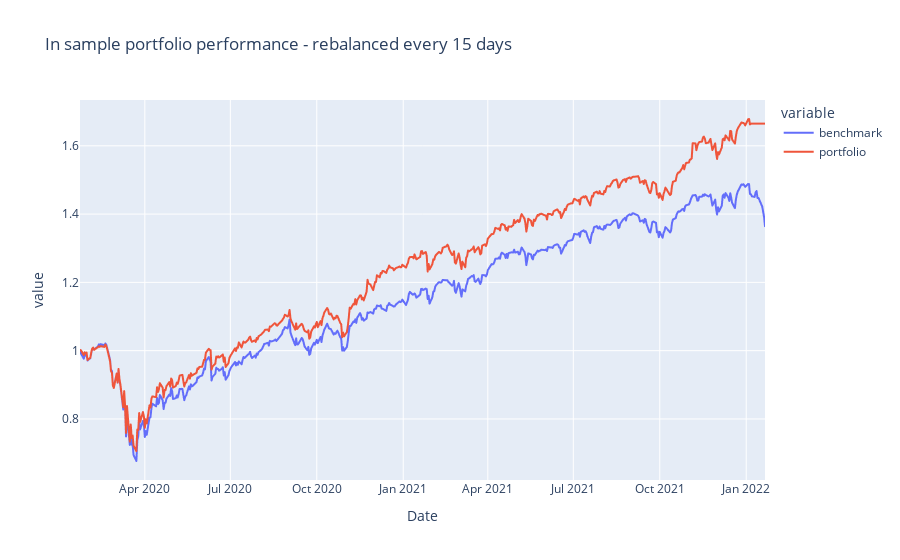

The code cell stored with this chart in its notebook:
### Code cell
Pf.rebalance = 15
Pf.cluster = True
Pf.gamma = 0.6
Pf.optimize()
Pf.plot_perf()

### Figure 1 — Plotly figure (JSON) as saved in the notebook; plotly's stock layout.template omitted (floating-point values rounded to 4 significant figures; data arrays with more than 128 entries replaced by an {"elided": "..."} marker saying what was removed)
{"data": [{"hovertemplate": "variable=benchmark<br>Date=%{x}<br>value=%{y}<extra></extra>", "legendgroup": "benchmark", "line": {"color": "#636efa", "dash": "solid"}, "marker": {"symbol": "circle"}, "mode": "lines", "name": "benchmark", "showlegend": true, "x": {"elided": "505 str values"}, "xaxis": "x", "y": {"elided": "505 float values"}, "yaxis": "y", "type": "scattergl"}, {"hovertemplate": "variable=portfolio<br>Date=%{x}<br>value=%{y}<extra></extra>", "legendgroup": "portfolio", "line": {"color": "#EF553B", "dash": "solid"}, "marker": {"symbol": "circle"}, "mode": "lines", "name": "portfolio", "showlegend": true, "x": {"elided": "505 str values"}, "xaxis": "x", "y": {"elided": "505 float values"}, "yaxis": "y", "type": "scattergl"}], "layout": {"xaxis": {"anchor": "y", "domain": [0.0, 1.0], "title": {"text": "Date"}}, "yaxis": {"anchor": "x", "domain": [0.0, 1.0], "title": {"text": "value"}}, "legend": {"title": {"text": "variable"}, "tracegroupgap": 0}, "title": {"text": "In sample portfolio performance - rebalanced every 15 days"}}}
